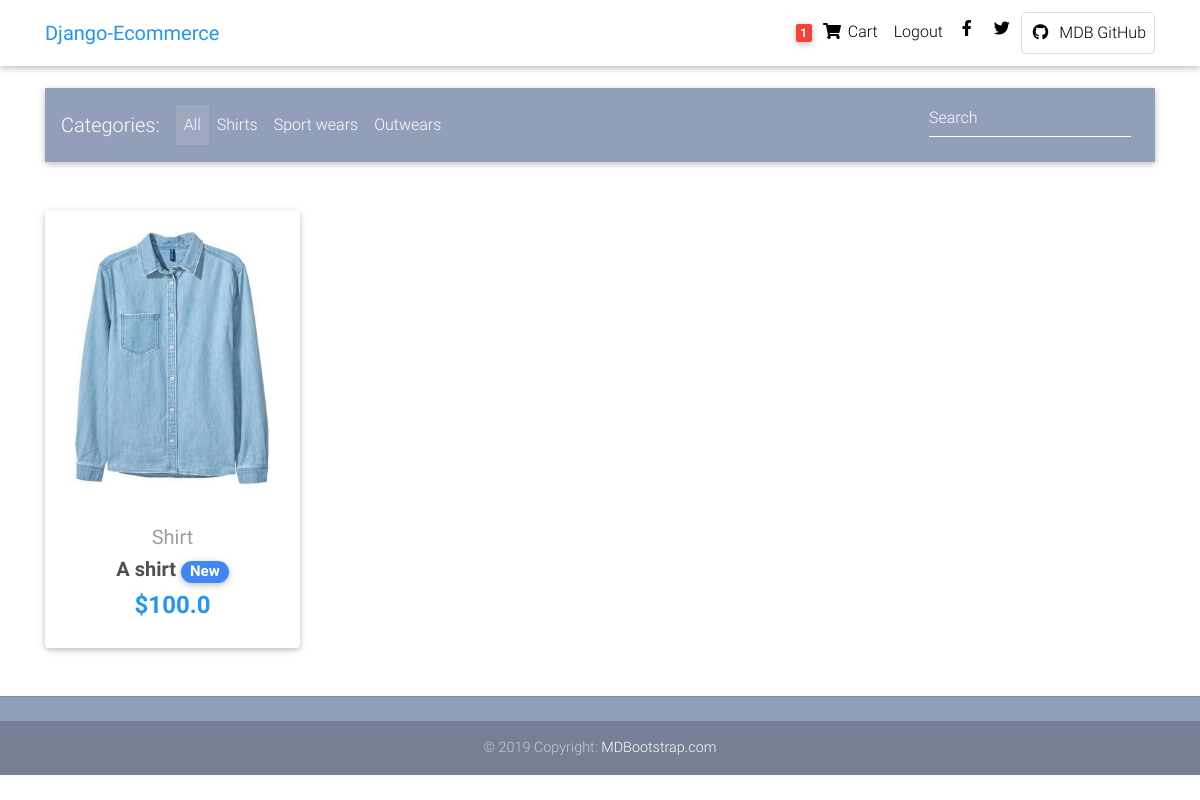
The app's page / (signed in) with its own data.
### core/models.py (models this page shows, shortened)
class Order(models.Model):
    user = models.ForeignKey(settings.AUTH_USER_MODEL,
                             on_delete=models.CASCADE)
    ref_code = models.CharField(max_length=20)
    items = models.ManyToManyField(OrderItem)
    start_date = models.DateTimeField(auto_now_add=True)
    ordered = models.BooleanField(default=False)
    billing_address = models.ForeignKey(
        'Address', related_name='billing_address', on_delete=models.SET_NULL, blank=True, null=True)
    shipping_address = models.ForeignKey(
        'Address', related_name='shipping_address', on_delete=models.SET_NULL, blank=True, null=True)
    payment = models.ForeignKey(
        'Payment', on_delete=models.SET_NULL, blank=True, null=True)
    coupon = models.ForeignKey('Coupon', on_delete=models.SET_NULL, blank=True, null=True)
    being_delivered = models.BooleanField(default=False)
    received = models.BooleanField(default=False)
    refund_requested = models.BooleanField(default=False)
    refund_granted = models.BooleanField(default=False)
    '''
    1. Item added to cart
    2. Adding a billing address
    (Failed checkout)
    3. Payment
    (Preprocessing, processing, packaging etc.)
    4. Being delivered
    5. Received
    6. Refunds
    '''

class Item(models.Model):
    title = models.CharField(max_length=100)
    price = models.FloatField()
    discount_price = models.FloatField(blank=True, null=True)
    category = models.CharField(choices=CATEGORY_CHOICES, max_length=2)
    label = models.CharField(choices=LABEL_CHOICES, max_length=2)
    slug = models.SlugField()
    description = models.TextField()
    image = models.ImageField()
    def get_absolute_url(self):
        return reverse("core:product", kwargs={
            'slug': self.slug
        })

### core/views.py (the view)
# urls.py: path('', HomeView.as_view(), name="home"),
class HomeView(ListView):
    model = Item
    paginate_by = 10
    template_name = "core/home.html"

### core/templatetags/cart_template_tags.py (called while the page is built)
@register.filter
def cart_item_count(user):
    if user.is_authenticated:
        qs = Order.objects.filter(user=user, ordered=False)
        if qs.exists():
            return qs[0].items.count()
    return 0

### core/templates/core/home.html (shortened to what this page needs)
{% extends 'core/base.html' %}
{% block content %}
  <main>
    <div class="container">
      <nav class="navbar navbar-expand-lg navbar-dark mdb-color lighten-3 mt-3 mb-5">
        <span class="navbar-brand">Categories:</span>
        <div class="collapse navbar-collapse" id="basicExampleNav">
          <ul class="navbar-nav mr-auto">
            <li class="nav-item active">
              <a class="nav-link" href="#">All
              </a>
            </li>
            <li class="nav-item">
              <a class="nav-link" href="#">Shirts</a>
            </li>
            <li class="nav-item">
              <a class="nav-link" href="#">Sport wears</a>
            </li>
            <li class="nav-item">
              <a class="nav-link" href="#">Outwears</a>
            </li>
          </ul>
          <form class="form-inline">
            <div class="md-form my-0">
              <input class="form-control mr-sm-2" type="text" placeholder="Search" aria-label="Search">
            </div>
          </form>
        </div>
      </nav>
      <section class="text-center mb-4">
        <div class="row wow fadeIn">
          {% for item in object_list %}
          <div class="col-lg-3 col-md-6 mb-4">
            <div class="card">
              <div class="view overlay">
                <img src="{{ item.image.url }}" class='card-img-top'>
              </div>
              <div class="card-body text-center">
                <a href="" class="grey-text">
                  <h5>{{ item.get_category_display }}</h5>
                </a>
                <h5>
                  <strong>
                    <a href="{{ item.get_absolute_url }}" class="dark-grey-text">{{ item.title }}
                      <span class="badge badge-pill {{ item.get_label_display }}-color">New</span>
                    </a>
                  </strong>
                </h5>
                <h4 class="font-weight-bold blue-text">
                  <strong>
                    {% if item.discount_price %}
                    ${{ item.discount_price }}
                    {% else %}
                    ${{ item.price }}
                    {% endif %}
                  </strong>
                </h4>
              </div>
            </div>
          </div>
          {% endfor %}
        </div>
      </section>
    </div>
  </main>
  {% endblock %}

### core/templates/core/navbar.html (shortened to what this page needs)
{% load cart_template_tags %}
<nav class="navbar fixed-top navbar-expand-lg navbar-light white scrolling-navbar">
  <div class="container">
    <a class="navbar-brand waves-effect" href="/">
      <strong class="blue-text">Django-Ecommerce</strong>
    </a>
    <div class="collapse navbar-collapse" id="navbarSupportedContent">
      <ul class="navbar-nav nav-flex-icons">
        {% if request.user.is_authenticated %}
        <li class="nav-item">
          <a href="{% url 'core:order-summary' %}"class="nav-link waves-effect">
            <span class="badge red z-depth-1 mr-1"> {{ request.user|cart_item_count }} </span>
            <i class="fas fa-shopping-cart"></i>
            <span class="clearfix d-none d-sm-inline-block"> Cart </span>
          </a>
        </li>
        <li class="nav-item">
          <a class="nav-link waves-effect" href="{% url 'account_logout' %}">
            <span class="clearfix d-none d-sm-inline-block"> Logout </span>
          </a>
        </li>
        {% endif %}
        <li class="nav-item">
          <a href="https://www.facebook.com/mdbootstrap" class="nav-link waves-effect" target="_blank">
            <i class="fab fa-facebook-f"></i>
          </a>
        </li>
        <li class="nav-item">
          <a href="https://twitter.com/MDBootstrap" class="nav-link waves-effect" target="_blank">
            <i class="fab fa-twitter"></i>
          </a>
        </li>
        <li class="nav-item">
          <a href="https://github.com/mdbootstrap/bootstrap-material-design" class="nav-link border border-light rounded waves-effect"
            target="_blank">
            <i class="fab fa-github mr-2"></i>MDB GitHub
          </a>
        </li>
      </ul>
    </div>
  </div>
</nav>

### core/templates/core/base.html (style rules this page uses)
html, body, header, .carousel { height: 60vh; }

### records on screen
Item: image (picture), category "Shirt", title "A shirt", price "100.0"

### other values on screen
{{ request.user|cart_item_count }} "1"
